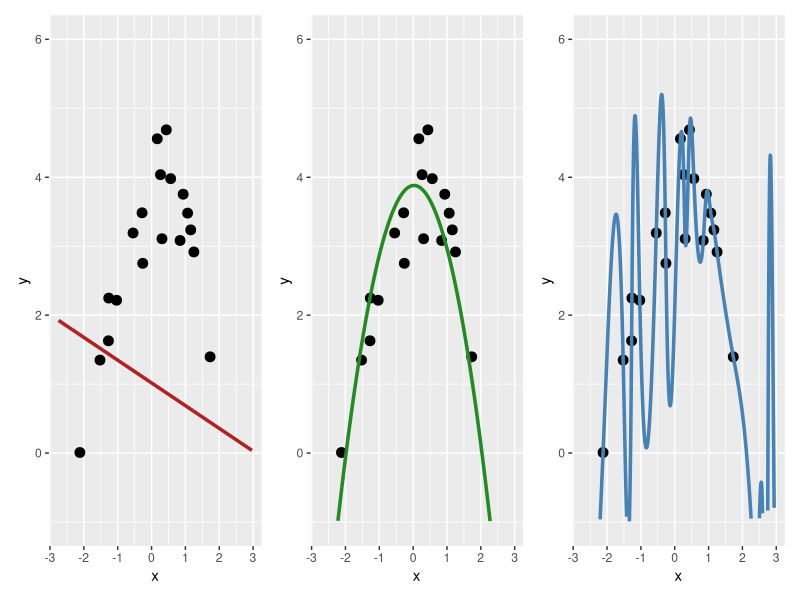
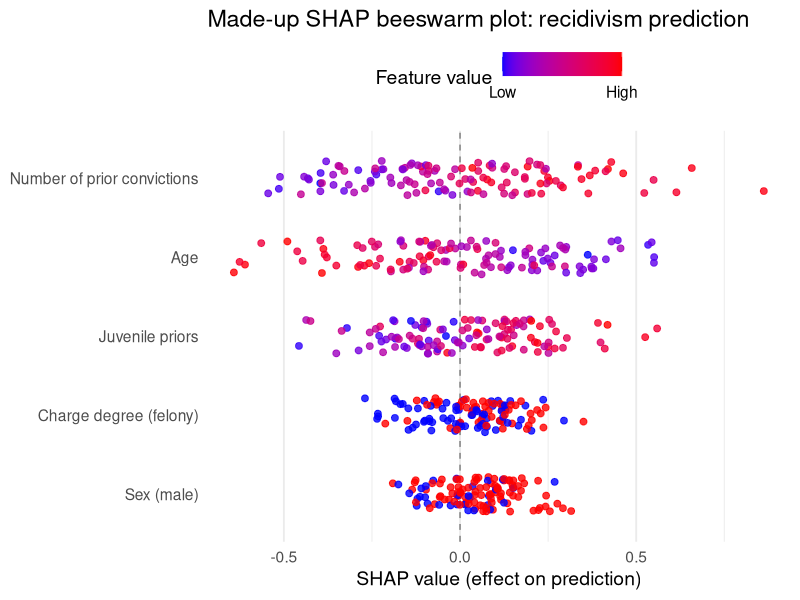
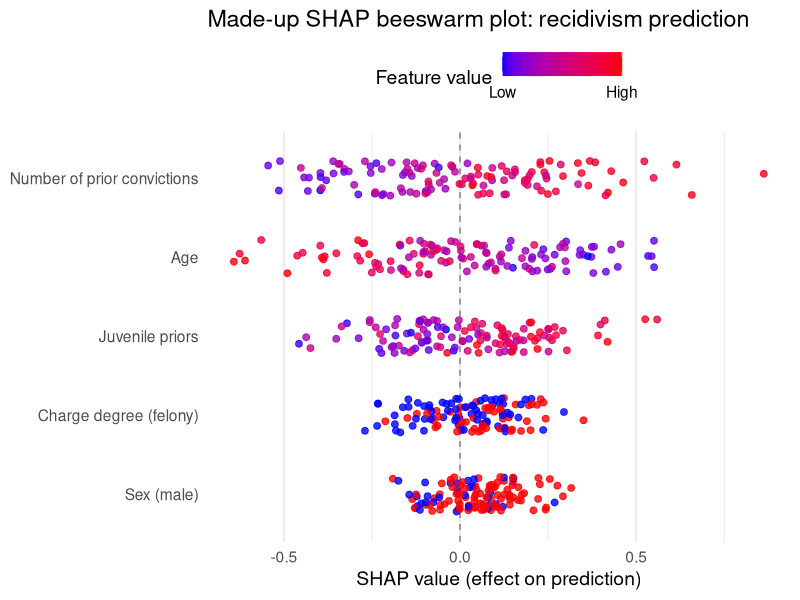
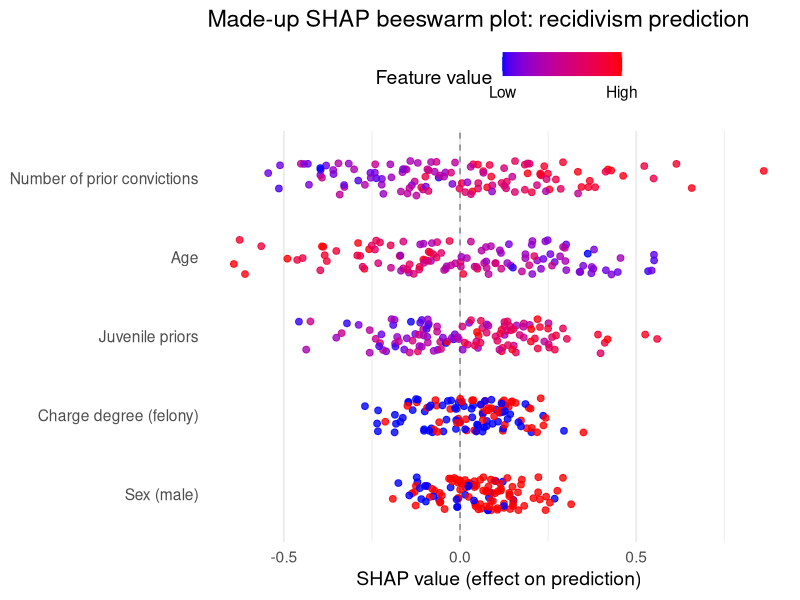

Write R code to recreate these figures, in order.
## ---- chunk 1
library(tidyverse)
library(patchwork)

set.seed(123)

n <- 30

x <- sort(runif(n, -3, 3))

# Strong nonlinear signal
y_true <- 4 - x^2

# Add noise
y <- y_true + rnorm(n, sd = 0.7)

df <- tibble(x, y)

# Models
fit_under <- lm(y ~ x, data = df)
fit_good  <- lm(y ~ poly(x, 2, raw = TRUE), data = df)

# Interpolation spline (passes through every point)
fit_over <- splinefun(x, y, method = "periodic")

grid <- tibble(
  x = seq(min(x), max(x), length.out = 1000)
)

grid <- grid %>%
  mutate(
    under = predict(fit_under, .),
    good  = predict(fit_good, .),
    over  = fit_over(x),
    truth = 4 - x^2
  )


theme_my <- theme_minimal(base_size = 13)

p1 <- ggplot(df, aes(x, y)) +
  geom_point(size = 3) + ylim(c(-1,6)) + 
  geom_line(data = grid, aes(y = under),
            colour = "firebrick", linewidth = 1.2) 
  

 p2 <- ggplot(df, aes(x, y)) +
    geom_point(size = 3) + ylim(c(-1,6)) + 
   geom_line(data = grid, aes(y = good),
            colour = "forestgreen", linewidth = 1.2) 
 

p3 <- ggplot(df, aes(x, y)) +
  geom_point(size = 3) + ylim(c(-1,6)) + 
  geom_line(data = grid, aes(y = over),
            colour = "steelblue", linewidth = 1.2) 



## ---- chunk 2
#| echo: false
#| fig-width: 12
#| fig-height: 4

p1 | p2 | p3
## ---- chunk 3

library(dplyr)
library(ggplot2)

set.seed(123)

n <- 120

# Fake SHAP-like data
df <- bind_rows(
  tibble(
    feature = "Number of prior convictions",
    value = runif(n, 0, 15),
    shap = 0.18 * scale(value)[,1] + rnorm(n, 0, 0.18)
  ),
  tibble(
    feature = "Age",
    value = runif(n, 18, 70),
    shap = -0.22 * scale(value)[,1] + rnorm(n, 0, 0.15)
  ),
  tibble(
    feature = "Juvenile priors",
    value = runif(n, 0, 8),
    shap = 0.14 * scale(value)[,1] + rnorm(n, 0, 0.16)
  ),
  tibble(
    feature = "Charge degree (felony)",
    value = rbinom(n, 1, 0.45),
    shap = 0.10 * value + rnorm(n, 0, 0.12)
  ),
  tibble(
    feature = "Sex (male)",
    value = rbinom(n, 1, 0.75),
    shap = 0.06 * value + rnorm(n, 0, 0.10)
  )
) %>%
  group_by(feature) %>%
  mutate(
    # rescale within feature so colour goes from low (blue) to high (red)
    value_scaled = (value - min(value)) / (max(value) - min(value))
  ) %>%
  ungroup()

# Order features by average absolute SHAP
feature_order <- df %>%
  group_by(feature) %>%
  summarise(mean_abs_shap = mean(abs(shap))) %>%
  arrange(mean_abs_shap) %>%
  pull(feature)

df$feature <- factor(df$feature, levels = feature_order)

p <- ggplot(df, aes(x = shap, y = feature, colour = value_scaled)) +
  geom_vline(xintercept = 0, linetype = "dashed", colour = "grey50") +
  geom_jitter(height = 0.22, width = 0, alpha = 0.8, size = 2) +
  scale_colour_gradient(
    low = "blue",
    high = "red",
    name = "Feature value",
    labels = c("Low", "High"),
    breaks = c(0, 1)
  ) +
  labs(
    title = "Made-up SHAP beeswarm plot: recidivism prediction",
    x = "SHAP value (effect on prediction)",
    y = NULL
  ) +
  theme_minimal(base_size = 14) +
  theme(
    legend.position = "top",
    panel.grid.major.y = element_blank()
  )

p

## ---- chunk 4

p

## ---- chunk 5

p
